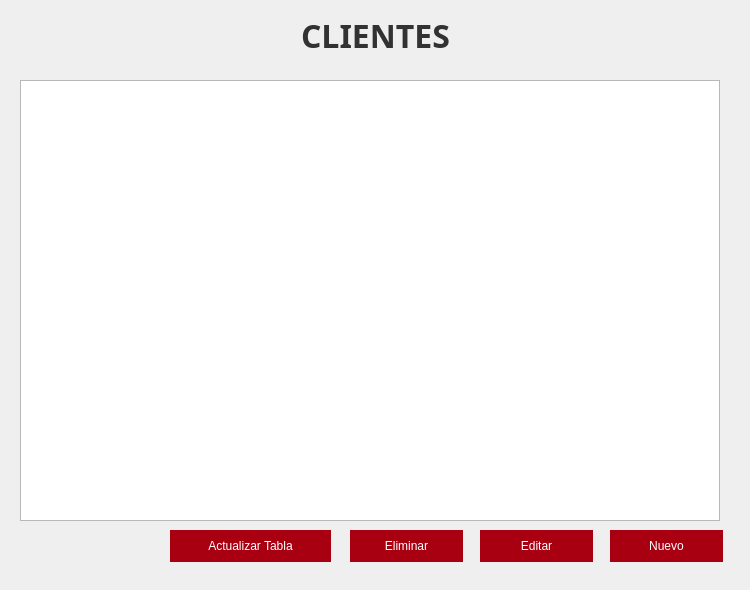
<?xml version="1.0" encoding="UTF-8"?>
<ui version="4.0">
 <class>Form</class>
 <widget class="QWidget" name="Form">
  <property name="geometry">
   <rect>
    <x>0</x>
    <y>0</y>
    <width>750</width>
    <height>590</height>
   </rect>
  </property>
  <property name="minimumSize">
   <size>
    <width>750</width>
    <height>590</height>
   </size>
  </property>
  <property name="maximumSize">
   <size>
    <width>750</width>
    <height>590</height>
   </size>
  </property>
  <property name="cursor">
   <cursorShape>ArrowCursor</cursorShape>
  </property>
  <property name="windowTitle">
   <string>Clientes</string>
  </property>
  <property name="styleSheet">
   <string notr="true">.QTableWidget{
	text-align:center;
}
.QWidget{
	color:rgb(50, 50, 50);
}
.QLabel{
	color: rgb(50,50,50)
}
.QComboBox{
	border-radius:none;
}
.QLineEdit{
	border-radius:none;
}
.QPushButton{
	color: rgb(255, 255, 255);
	background-color: rgb(168, 0, 16);
	border: none;
}
.QPushButton:hover{
	color: rgb(255, 255, 255);
	background-color: rgb(30,30,30);
}</string>
  </property>
  <widget class="QPushButton" name="bNuevo">
   <property name="geometry">
    <rect>
     <x>610</x>
     <y>530</y>
     <width>113</width>
     <height>32</height>
    </rect>
   </property>
   <property name="cursor">
    <cursorShape>PointingHandCursor</cursorShape>
   </property>
   <property name="text">
    <string>Nuevo</string>
   </property>
   <property name="icon">
    <iconset resource="../imagenes/imagenes.qrc">
     <normaloff>:/Iconos/Nuevo.png</normaloff>:/Iconos/Nuevo.png</iconset>
   </property>
   <property name="iconSize">
    <size>
     <width>20</width>
     <height>16</height>
    </size>
   </property>
  </widget>
  <widget class="QLabel" name="label_titulo">
   <property name="enabled">
    <bool>true</bool>
   </property>
   <property name="geometry">
    <rect>
     <x>0</x>
     <y>20</y>
     <width>751</width>
     <height>30</height>
    </rect>
   </property>
   <property name="font">
    <font>
     <family>Avenir</family>
     <pointsize>24</pointsize>
     <weight>75</weight>
     <bold>true</bold>
    </font>
   </property>
   <property name="text">
    <string>CLIENTES</string>
   </property>
   <property name="alignment">
    <set>Qt::AlignCenter</set>
   </property>
  </widget>
  <widget class="QPushButton" name="bActualizar">
   <property name="geometry">
    <rect>
     <x>170</x>
     <y>530</y>
     <width>161</width>
     <height>32</height>
    </rect>
   </property>
   <property name="cursor">
    <cursorShape>PointingHandCursor</cursorShape>
   </property>
   <property name="text">
    <string>Actualizar Tabla</string>
   </property>
   <property name="icon">
    <iconset resource="../imagenes/imagenes.qrc">
     <normaloff>:/Iconos/Update.png</normaloff>:/Iconos/Update.png</iconset>
   </property>
   <property name="iconSize">
    <size>
     <width>20</width>
     <height>16</height>
    </size>
   </property>
  </widget>
  <widget class="QPushButton" name="bEditar">
   <property name="geometry">
    <rect>
     <x>480</x>
     <y>530</y>
     <width>113</width>
     <height>32</height>
    </rect>
   </property>
   <property name="cursor">
    <cursorShape>PointingHandCursor</cursorShape>
   </property>
   <property name="text">
    <string>Editar</string>
   </property>
   <property name="icon">
    <iconset resource="../imagenes/imagenes.qrc">
     <normaloff>:/Iconos/Editar.png</normaloff>:/Iconos/Editar.png</iconset>
   </property>
   <property name="iconSize">
    <size>
     <width>20</width>
     <height>16</height>
    </size>
   </property>
  </widget>
  <widget class="QPushButton" name="bEliminar">
   <property name="geometry">
    <rect>
     <x>350</x>
     <y>530</y>
     <width>113</width>
     <height>32</height>
    </rect>
   </property>
   <property name="cursor">
    <cursorShape>PointingHandCursor</cursorShape>
   </property>
   <property name="text">
    <string>Eliminar</string>
   </property>
   <property name="icon">
    <iconset resource="../imagenes/imagenes.qrc">
     <normaloff>:/Iconos/Eliminar.png</normaloff>:/Iconos/Eliminar.png</iconset>
   </property>
   <property name="iconSize">
    <size>
     <width>20</width>
     <height>16</height>
    </size>
   </property>
  </widget>
  <widget class="QTableWidget" name="table_clientes">
   <property name="geometry">
    <rect>
     <x>20</x>
     <y>80</y>
     <width>700</width>
     <height>441</height>
    </rect>
   </property>
   <property name="font">
    <font>
     <family>Avenir</family>
    </font>
   </property>
   <property name="lineWidth">
    <number>0</number>
   </property>
   <property name="editTriggers">
    <set>QAbstractItemView::NoEditTriggers</set>
   </property>
   <property name="alternatingRowColors">
    <bool>true</bool>
   </property>
   <property name="selectionMode">
    <enum>QAbstractItemView::SingleSelection</enum>
   </property>
   <property name="selectionBehavior">
    <enum>QAbstractItemView::SelectRows</enum>
   </property>
   <property name="showGrid">
    <bool>true</bool>
   </property>
   <property name="gridStyle">
    <enum>Qt::DashLine</enum>
   </property>
   <property name="sortingEnabled">
    <bool>false</bool>
   </property>
   <property name="wordWrap">
    <bool>true</bool>
   </property>
   <property name="cornerButtonEnabled">
    <bool>true</bool>
   </property>
   <property name="rowCount">
    <number>0</number>
   </property>
   <property name="columnCount">
    <number>0</number>
   </property>
   <attribute name="horizontalHeaderVisible">
    <bool>true</bool>
   </attribute>
   <attribute name="horizontalHeaderCascadingSectionResizes">
    <bool>true</bool>
   </attribute>
   <attribute name="horizontalHeaderDefaultSectionSize">
    <number>150</number>
   </attribute>
   <attribute name="horizontalHeaderMinimumSectionSize">
    <number>30</number>
   </attribute>
   <attribute name="horizontalHeaderShowSortIndicator" stdset="0">
    <bool>false</bool>
   </attribute>
   <attribute name="horizontalHeaderStretchLastSection">
    <bool>false</bool>
   </attribute>
   <attribute name="verticalHeaderVisible">
    <bool>false</bool>
   </attribute>
   <attribute name="verticalHeaderDefaultSectionSize">
    <number>30</number>
   </attribute>
   <attribute name="verticalHeaderShowSortIndicator" stdset="0">
    <bool>false</bool>
   </attribute>
  </widget>
 </widget>
 <resources>
  <include location="../imagenes/imagenes.qrc"/>
 </resources>
 <connections/>
</ui>
